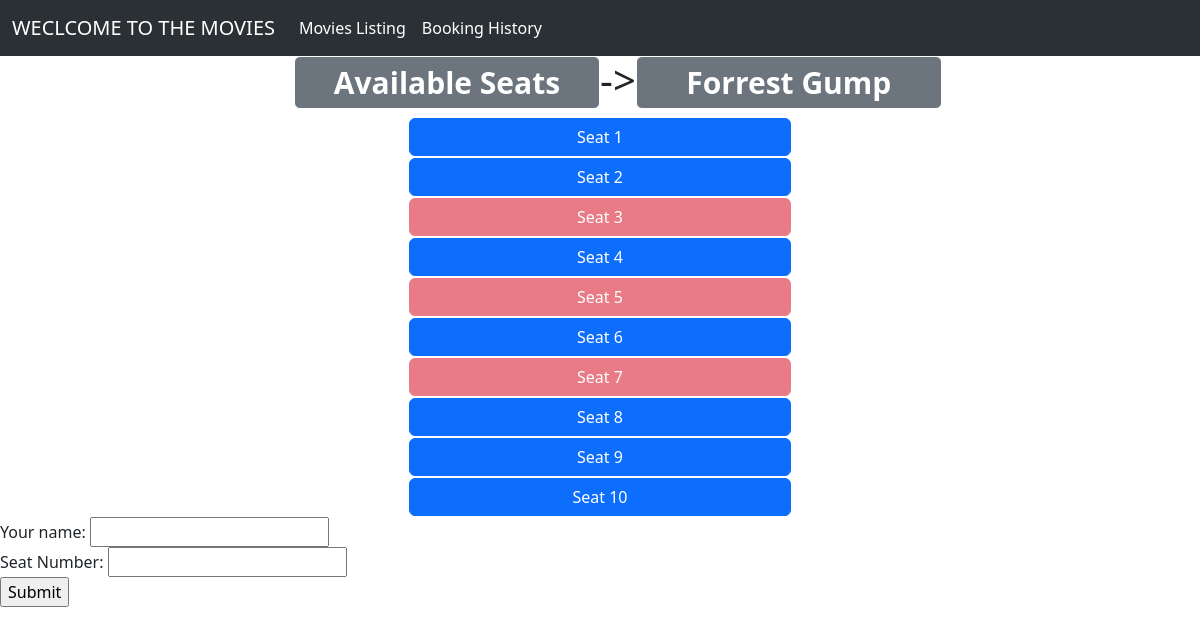
Screenshot of /seat/1 with the database file from the repository.
### polls/models.py (models this page shows)
class Movie(models.Model):
    title = models.CharField(max_length=50)
    Description = models.CharField(max_length=200)
    date = models.IntegerField(default=0)
    duration = models.IntegerField(default=0)

class Seat(models.Model):
    seat_number = models.IntegerField(default=0)
    status = models.BooleanField(default=False)

### polls/views.py (the view)
# urls.py: path('seat/<int:movie_id>', views.get_bookings, name="seats"),
def get_bookings(request, movie_id):
    if request.method == "POST":
        form = BookingForm(request.POST)
        if form.is_valid():
            Booking.objects.create(user=form.cleaned_data['your_name'], date=timezone.now(), movie=Movie.objects.get(pk=movie_id), seat=Seat.objects.get(pk=form.cleaned_data['your_seat']))
            return HttpResponseRedirect("/booking/")
    else:
        form = BookingForm()
    seats = Seat.objects.all()
    movie = Movie.objects.get(pk=movie_id)
    booking = Booking.objects.all().filter(movie=movie)
    lst = []
    for book in booking:
        lst.append(book.seat.id)
    context = {'Seats': seats, 'Movie': movie, 'Bookings': lst, "form": form}
    return render(request, "bookings/seat_booking.html", context)

### polls/forms.py
class BookingForm(forms.Form):
    your_name = forms.CharField(label="Your name", max_length=20)
    your_seat = forms.IntegerField(label="Seat Number")

### polls/templates/bookings/seat_booking.html (shortened to what this page needs)
{% extends "bookings/base.html" %}
{% block content %}
    <h1>
        <div class="row">
            <div class="col-3"></div>
            <span class="badge text-bg-secondary col-3 border border-white">Available Seats</span>
            ->
            <span class="badge text-bg-secondary col-3 border border-white"> {{ Movie.title }} </span>
        </div>
    </h1>
    {% for seat in Seats %}
        <div class="row">
            <div class="col-4"></div>
            {% if seat.id in Bookings %}
                <div class="btn-group col-4 border border-white" role="group" aria-label="Basic example">
                    <button type="button" class="btn btn-danger disabled">Seat {{ seat.seat_number }}</button>
                </div>
            {% else %}
                <div class="btn-group col-4 border border-white" role="group" aria-label="Basic example">
                    <button type="button" class="btn btn-primary">Seat {{ seat.seat_number }}</button>
                </div>
            {% endif %}
        </div>
    {% endfor %}
        <div class="col-4">
            <form action="#" method="post">
                {{ form }}
                <input type="submit" value="Submit">
            </form>
        </div>
{% endblock %}

### rows the page displays
Movie: title "Forrest Gump"
Seat: seat_number "1"
Seat: seat_number "2"
Seat: seat_number "3"
Seat: seat_number "4"
Seat: seat_number "5"
Seat: seat_number "6"
Seat: seat_number "7"
Seat: seat_number "8"
Seat: seat_number "9"
Seat: seat_number "10"
